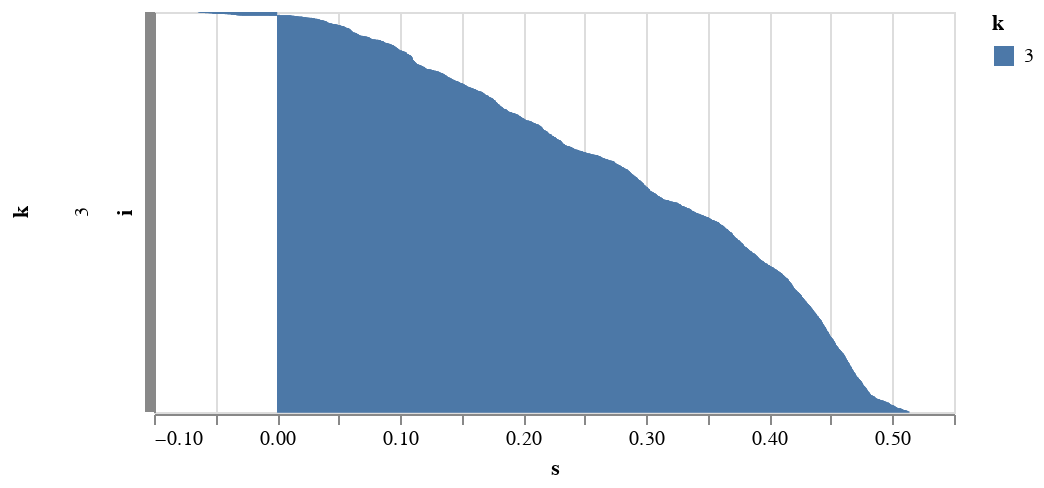

The cell this chart's notebook holds for it:
### Code cell
from sklearn.metrics import silhouette_samples

s_df = pd.DataFrame()

s_df[3] = silhouette_samples(X, cluster_labels[3])
s_df.index.name="i"
s_df = s_df.reset_index()
# display(s_df)
# s_df.sort_values(by=[3]).plot(kind='hist')

source = s_df.melt(id_vars=["i"])
source.columns = ["i","k","s"]
# display(source)

import altair as alt
# alt.renderers.enable('mimetype')
alt.renderers.enable('default')
alt.Chart(source).mark_bar().encode(
    x = "s:Q",
    y = alt.Y("i:N",sort='x',axis=alt.Axis(labels=False)),
    row = "k:N",
    color = "k:N"
).resolve_scale(y='independent').properties(height=200)

# alt.Chart(s.reset_index()).mark_line().encode(
#     x='index:T',
#     y='sil:Q'
# )

### Figure 1 — Vega-Lite specification as saved in the notebook (floating-point values rounded to 4 significant figures; data arrays with more than 128 entries replaced by an {"elided": "..."} marker saying what was removed)
{"config": {"view": {"continuousWidth": 400, "continuousHeight": 300}}, "data": {"name": "data-65595cab5e896f0eb85942ae387b8b39"}, "mark": "bar", "encoding": {"color": {"field": "k", "type": "nominal"}, "row": {"field": "k", "type": "nominal"}, "x": {"field": "s", "type": "quantitative"}, "y": {"axis": {"labels": false}, "field": "i", "sort": "x", "type": "nominal"}}, "height": 200, "resolve": {"scale": {"y": "independent"}}, "$schema": "https://vega.github.io/schema/vega-lite/v4.17.0.json", "datasets": {"data-65595cab5e896f0eb85942ae387b8b39": {"elided": "4437 records"}}}
